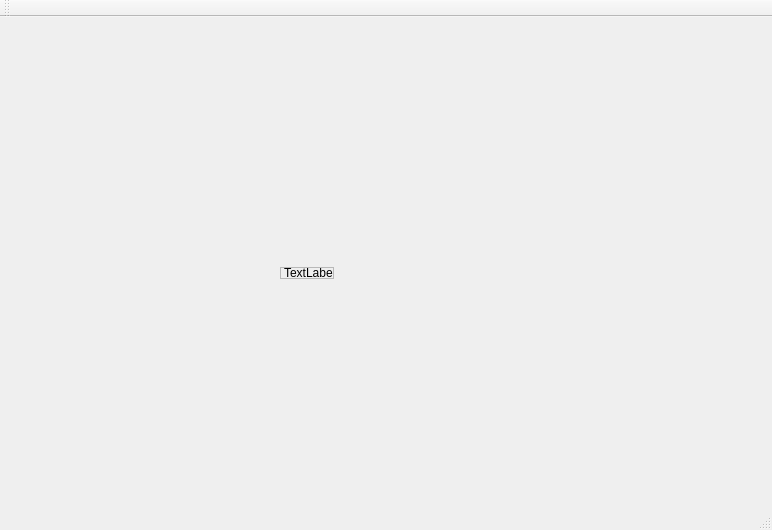
<?xml version="1.0" encoding="UTF-8"?>
<ui version="4.0">
 <class>MyMainWindow</class>
 <widget class="QMainWindow" name="MyMainWindow">
  <property name="geometry">
   <rect>
    <x>0</x>
    <y>0</y>
    <width>772</width>
    <height>530</height>
   </rect>
  </property>
  <property name="windowTitle">
   <string>StoneMainWindow</string>
  </property>
  <widget class="QWidget" name="centralWidget">
   <widget class="QLabel" name="label">
    <property name="geometry">
     <rect>
      <x>280</x>
      <y>250</y>
      <width>54</width>
      <height>12</height>
     </rect>
    </property>
    <property name="frameShape">
     <enum>QFrame::StyledPanel</enum>
    </property>
    <property name="frameShadow">
     <enum>QFrame::Sunken</enum>
    </property>
    <property name="text">
     <string>TextLabel</string>
    </property>
   </widget>
  </widget>
  <widget class="QMenuBar" name="menuBar">
   <property name="geometry">
    <rect>
     <x>0</x>
     <y>0</y>
     <width>772</width>
     <height>23</height>
    </rect>
   </property>
  </widget>
  <widget class="QToolBar" name="mainToolBar">
   <attribute name="toolBarArea">
    <enum>TopToolBarArea</enum>
   </attribute>
   <attribute name="toolBarBreak">
    <bool>false</bool>
   </attribute>
  </widget>
  <widget class="QStatusBar" name="statusBar"/>
 </widget>
 <layoutdefault spacing="6" margin="11"/>
 <resources/>
 <connections/>
</ui>
